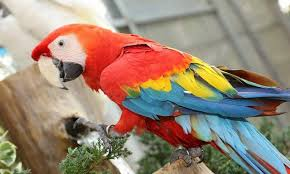
#> input picture parrot.jpg, 290 x 174 px
$ python histogram.py
#> lines starting #> are read from the running program, lines starting #| are printed output that depends on the picture
from PIL import Image
import matplotlib.pyplot as plt

def getRed(redVal):
    return '#%02x%02x%02x' % (redVal, 0, 0)

def getGreen(greenVal):
    return '#%02x%02x%02x' % (0, greenVal, 0)

def getBlue(blueVal):
    return '#%02x%02x%02x' % (0, 0, blueVal)

image = Image.open("parrot.jpg")
#> image is the input picture: PIL image 290x174 RGB; mean R, G, B 153.6, 133.7, 116.8

image.putpixel((0, 1), (1, 1, 5))
image.putpixel((0, 2), (2, 1, 5))

image.show()

histogram = image.histogram()
#> histogram = 768 values, max 1076 at index 255, min 4 at index 2, mean 197.1

l1 = histogram[0:256]
#> l1 = 256 values, max 1076 at index 255, min 4 at index 2, mean 197.1
l2 = histogram[256:512]
#> l2 = 256 values, max 421 at index 163, min 25 at index 1, mean 197.1
l3 = histogram[512:768]
#> l3 = 256 values, max 436 at index 151, min 4 at index 254, mean 197.1

# Combine histograms
combined_histogram = [l1[i] + l2[i] + l3[i] for i in range(256)]
#> combined_histogram = 256 values, max 1257 at index 255, min 85 at index 1, mean 591.3


plt.figure(0)
for i in range(0, 256):
    plt.bar(i, l1[i], color=getRed(i), edgecolor=getRed(i), alpha=0.3)

plt.figure(1)
for i in range(0, 256):
    plt.bar(i, l2[i], color=getGreen(i), edgecolor=getGreen(i), alpha=0.3)

plt.figure(2)
for i in range(0, 256):
    plt.bar(i, l3[i], color=getBlue(i), edgecolor=getBlue(i), alpha=0.3)


# Combined histogram
plt.figure(3)  # Create a new figure for the combined histogram
for i in range(0, 256):
    plt.bar(i, combined_histogram[i], color='#%02x%02x%02x' % (255, i, 255), edgecolor='#%02x%02x%02x' % (255, i, 255), alpha=0.3)

plt.show()
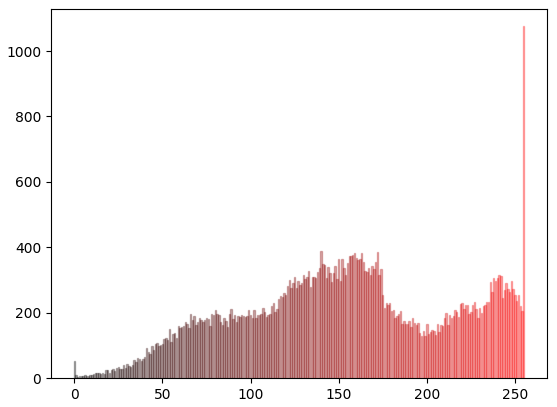
#> figure drawn by matplotlib, 1 panel
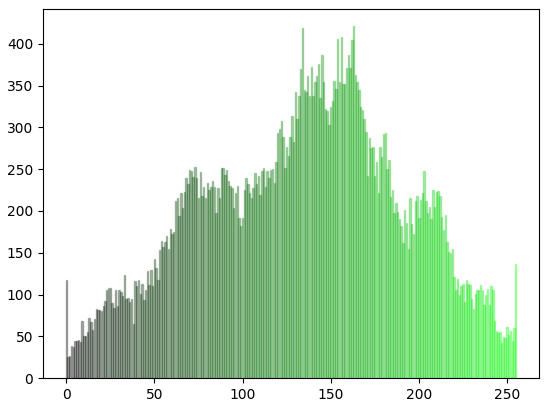
#> figure drawn by matplotlib, 1 panel
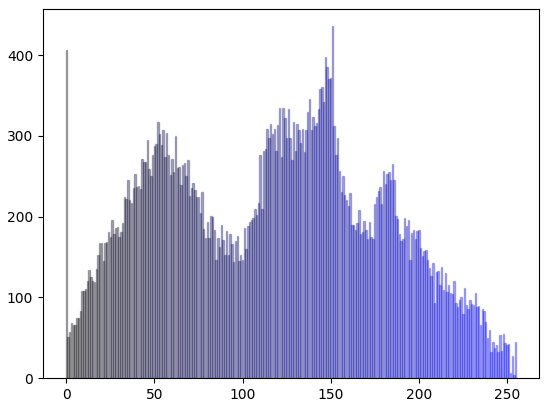
#> figure drawn by matplotlib, 1 panel
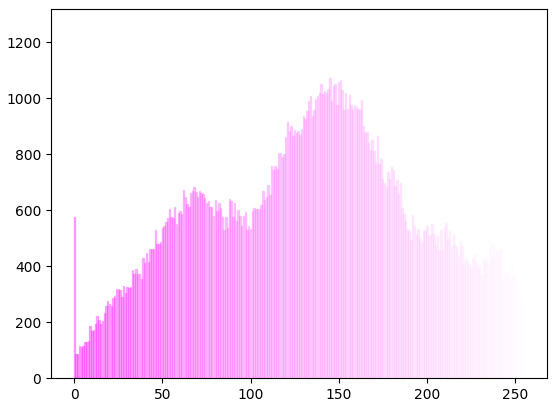
#> figure drawn by matplotlib, 1 panel

$ run again, with flowers.jpg copied over parrot.jpg
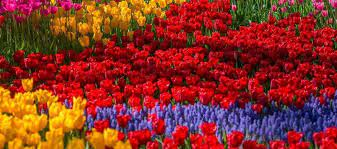
#> input picture flowers.jpg, 337 x 149 px
#> image is the input picture: PIL image 337x149 RGB; mean R, G, B 138.1, 48.9, 36.6
#> histogram = 768 values, max 7727 at index 512, min 0 at index 490, mean 196.1
#> l1 = 256 values, max 967 at index 255, min 7 at index 3, mean 196.1
#> l2 = 256 values, max 5555 at index 0, min 0 at index 234, mean 196.1
#> l3 = 256 values, max 7727 at index 0, min 0 at index 239, mean 196.1
#> combined_histogram = 256 values, max 13350 at index 0, min 91 at index 253, mean 588.4
#> `plt.show()`:
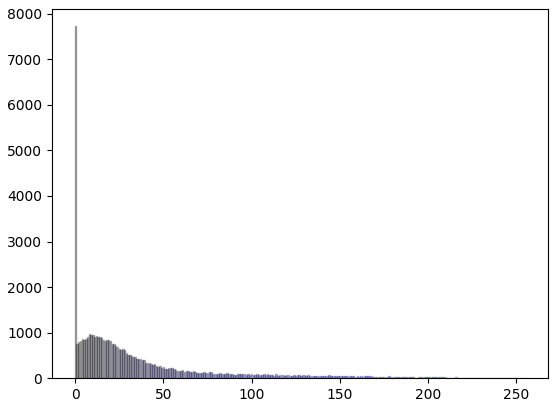
#> figure drawn by matplotlib, 1 panel
#> `plt.show()`:
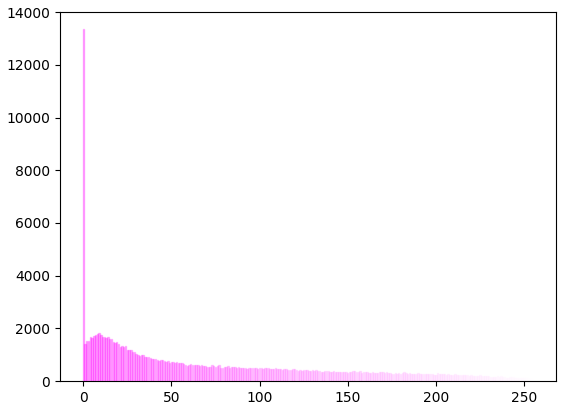
#> figure drawn by matplotlib, 1 panel
